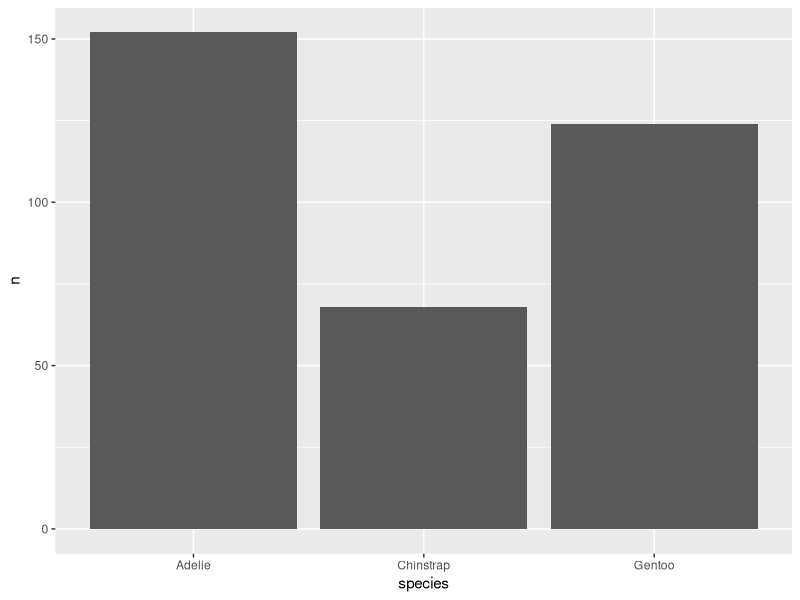
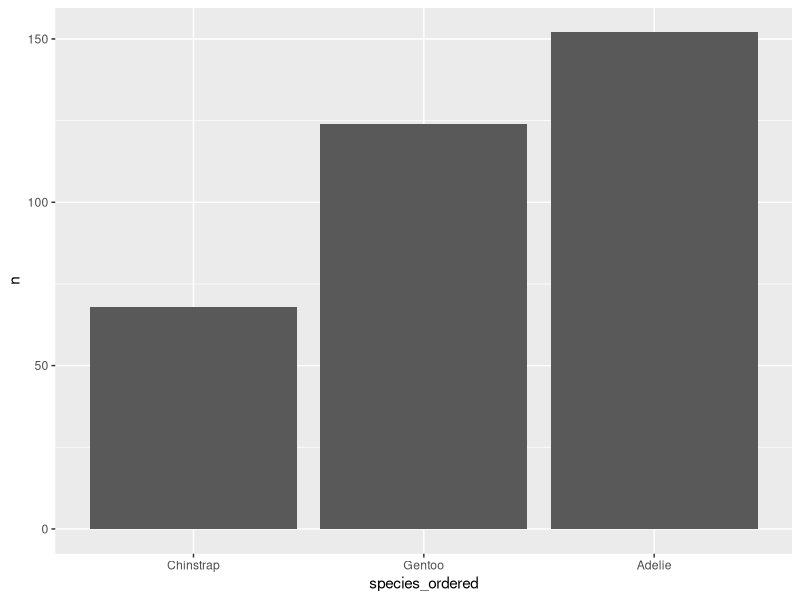
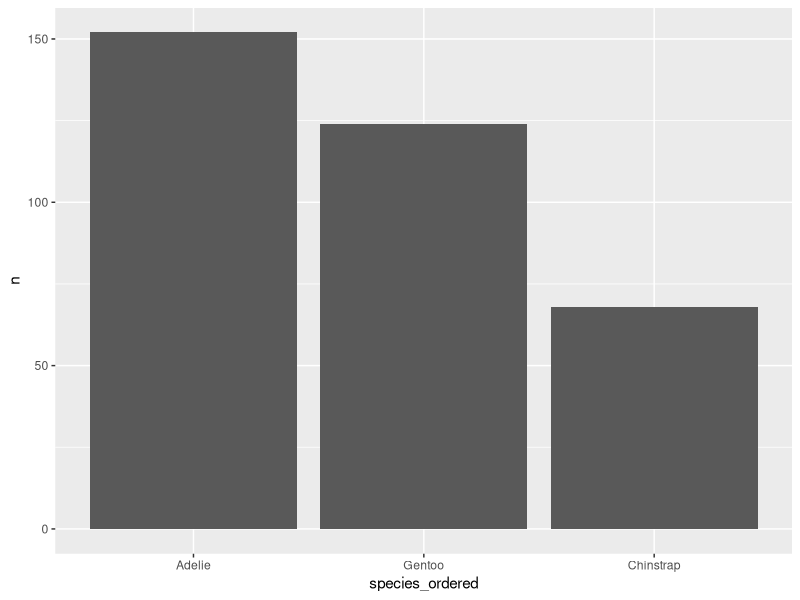
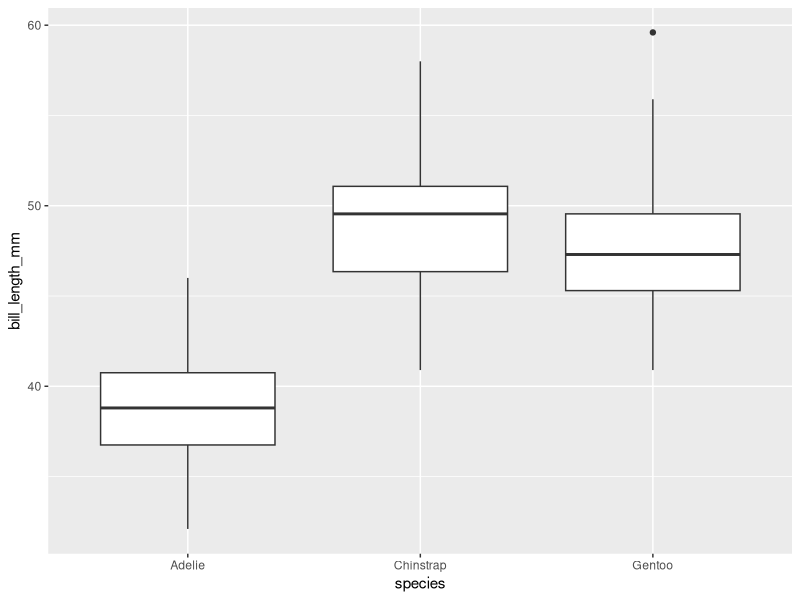
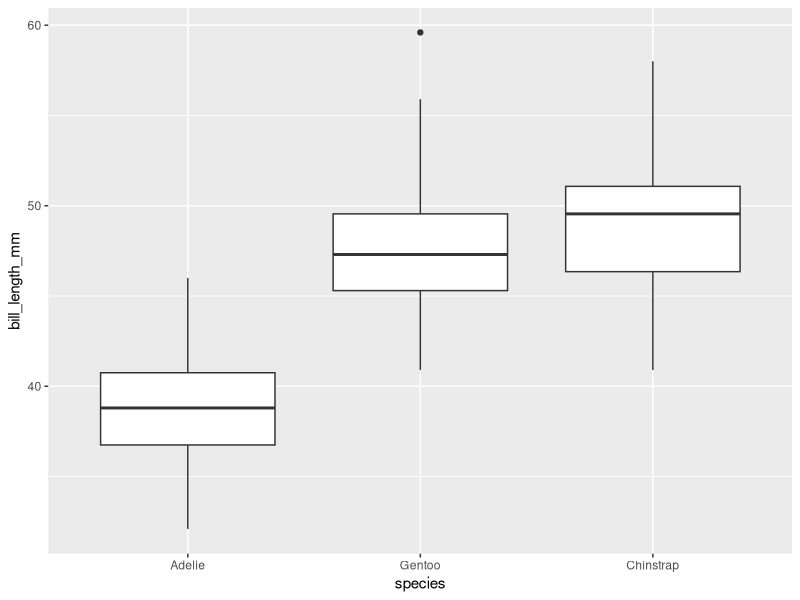
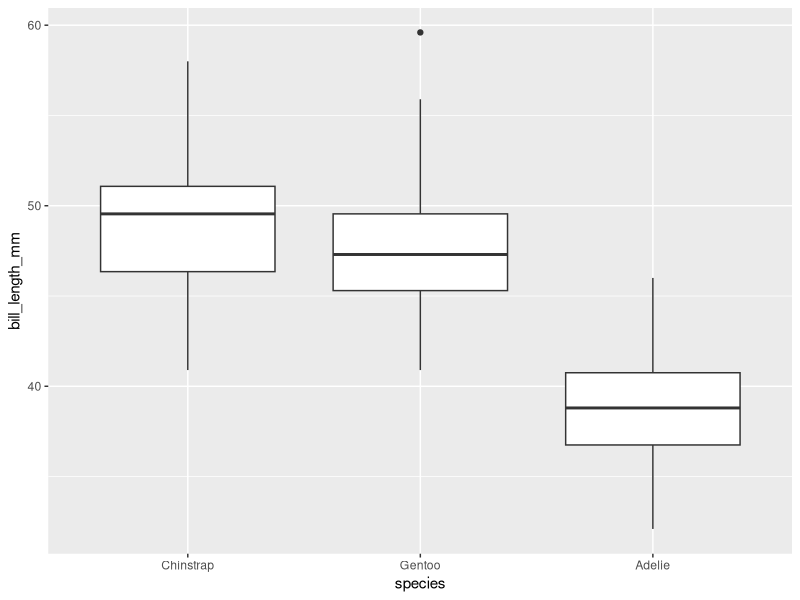
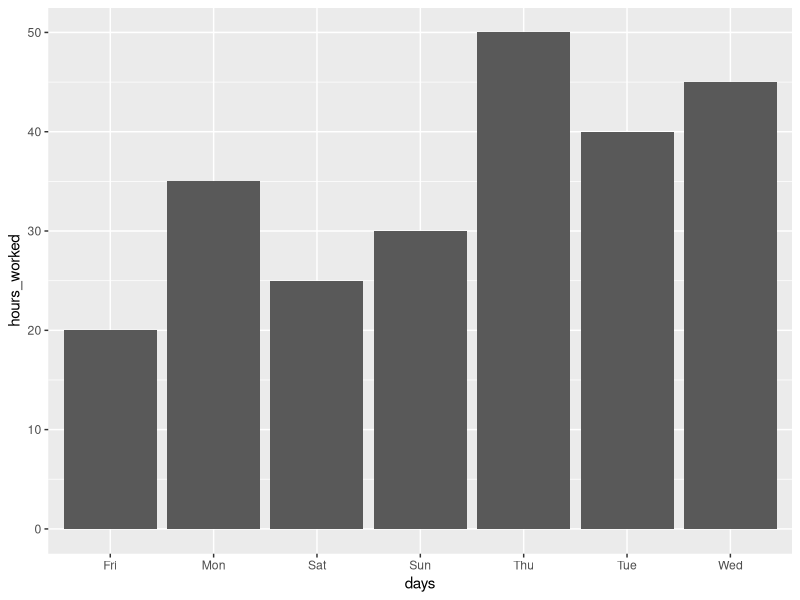

Write R code to recreate these figures, in order. (Note: this script raises an error after producing the figures.)
## ---- chunk 1
knitr::opts_chunk$set(echo = TRUE)
library(palmerpenguins)
library(tidyverse)
library(knitr)
## ---- chunk 2
penguins %>% 
  count(species) %>% 
  ggplot(aes(x = species, y = n)) +
  geom_col()
## ---- chunk 3
penguins %>% 
  count(species) %>% 
  mutate(species_ordered = fct_reorder(.f = species, .x = n)) %>%
  ggplot(aes(x = species_ordered, y = n)) +
  geom_col()
## ---- chunk 4
penguins %>% 
  count(species) %>% 
  mutate(species_ordered = fct_reorder(.f = species, .x = n, .desc = TRUE)) %>%
  ggplot(aes(x = species_ordered, y = n)) +
  geom_col()
## ---- chunk 5
penguins %>% 
  ggplot(aes(x = species, y = bill_length_mm)) +
  geom_boxplot()
## ---- chunk 6
penguins %>% 
  mutate(species = fct_reorder(.f = species, .x = bill_length_mm, .fun = median, na.rm = T)) %>% 
  ggplot(aes(x = species, y = bill_length_mm)) +
  geom_boxplot()
## ---- chunk 7
penguins %>% 
  mutate(species = fct_reorder(.f = species, .x = bill_length_mm, .fun = median, na.rm = T, .desc = T)) %>% 
  ggplot(aes(x = species, y = bill_length_mm)) +
  geom_boxplot()
## ---- chunk 8
days_of_week <- tibble(
  days = c('Fri', 'Sat', 'Sun', 'Mon', 'Tue', 'Wed', 'Thu'),
  hours_worked = seq(20,50, 5)
)

days_of_week
## ---- chunk 9
days_of_week %>% 
  ggplot(aes(x = days, y = hours_worked)) +
  geom_col()
## ---- chunk 10
day_order <- c('Sun', 'Mon', 'Tue', 'Wed', 'Thu', 'Fri', 'Sat')

days_of_week %>% 
  mutate(days = fct_relevel(.f = days, levels = day_order)) %>% 
  ggplot(aes(x = days, y = hours_worked)) +
  geom_col()

## ---- chunk 11
days_of_week %>% 
  ggplot(aes(x = fct_relevel(.f = days, levels = day_order), y = hours_worked)) +
  geom_col()
